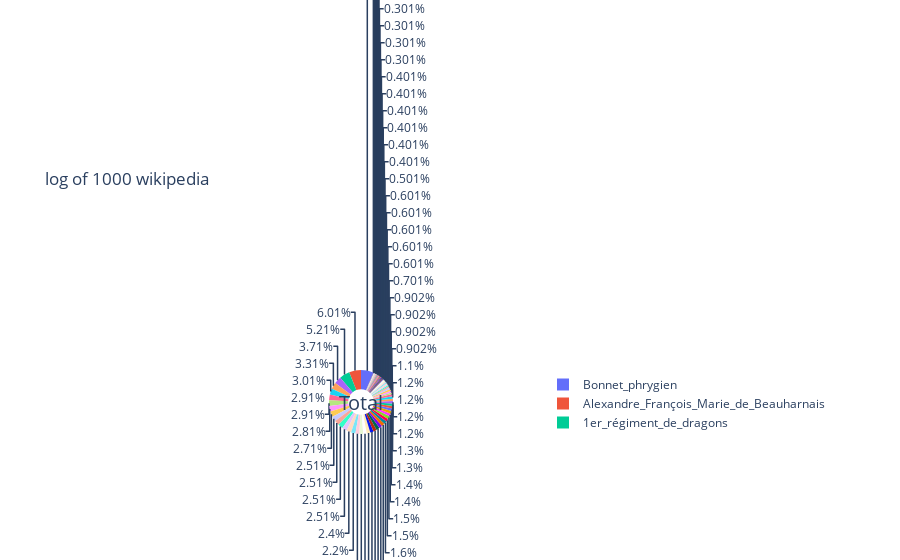

This figure's notebook cell:
### Code cell
import chart_studio.plotly as py
from plotly.offline import init_notebook_mode, plot, iplot
import plotly.graph_objs as go 
init_notebook_mode(connected=True)
val=cot.Name
fig={ 'data':[{'values':cot.iloc[:, 1], 'labels':val, 'name':'Name','hoverinfo':'label+percent+name'
            , 'hole':.4, 'type':'pie'}],
     'layout':{
         'title':"log of 1000 wikipedia", 'annotations':[{'font':{'size': 20}, 'showarrow':False,'text':'Total',
                                'x': .5,'y': .5}]
     }
}
iplot(fig)

### Figure 1 — Plotly figure (JSON) as saved in the notebook; plotly's stock layout.template omitted (floating-point values rounded to 4 significant figures)
{"data": [{"hole": 0.4, "hoverinfo": "label+percent+name", "labels": ["Bonnet_phrygien", "Alexandre_François_Marie_de_Beauharnais", "1er_régiment_de_dragons", "Bataille_de_Cholet", "Carle_Vernet", "Coup_d'État_du_18_fructidor_an_V", "Caroline_chérie_(1951)", "Club_de_1789", "Camille_Borghèse", "Adoption_par_Louis_XVI_de_la_cocarde_tricolore", "Affaire_Réveillon", "André_Joseph_Abrial", "12e_régiment_de_hussards", "10e_régiment_de_hussards", "13e_régiment_de_hussards", "Complot_révolutionnaire_nantais_contre_les_modérés", "Bien_national", "Citoyen_actif", "Complot_de_l'Œillet", "11e_régiment_de_hussards_(France)", "Corps_législatif_(Consulat_et_Premier_Empire)", "Affaire_de_Nancy", "Augustin-Jean-Charles_Clément", "Contributions_directes", "Armée_de_l'Ouest", "Charles_Antoine_Chasset", "Bon_Albert_Briois_de_Beaumetz", "Conspiration_des_poignards", "Achille_Libéral_Treilhard", "Chouans_!", "Cocarde_tricolore", "Affaire_du_camp_de_Grenelle", "Ci-devant", "Conseil_exécutif_(Révolution_française)", "Accapareurs", "Comité_ecclésiastique", "Benjamin_Zix", "Conspiration_de_Bicêtre", "Club_des_Impartiaux", "Club_de_Salm", "Certificat_de_civisme", "Comité_d'instruction_publique", "Coup_d'État_du_30_prairial_an_VII_(18_juin_1799)", "Complot_de_Charenton", "Lassouras", "Auguste_Marie_Raymond_d'Arenberg", "Antoine_Banassat", "Blancs_(Révolution_française)", "Ilitch", "gorille", "Pied-bot", "Fontes", "5", "72", "Baiser_Lamourette", "Loi_du_28_pluviôse_an_VIII", "Antoine_François_Péré", "brivet", "Appel_nominal", "Antoine_Alexandre_Hanicque", "Berardan", "Moniot", "K", "the", "Nguyen", "Hocevar", "gonzo", "Cormier", "Crépeau", "Danielzik", "Keats", "Cigale", "Mielot", "1", "M", "le", "Banqueroute_des_deux_tiers", "Schneider", "Morand", "lapin", "113", "Kintaro"], "name": "Name", "type": "pie", "values": [63, 60, 52, 37, 33, 30, 29, 29, 28, 27, 25, 25, 25, 25, 24, 22, 20, 19, 18, 18, 17, 17, 17, 16, 16, 16, 15, 15, 14, 14, 13, 13, 12, 12, 12, 12, 11, 9, 9, 9, 9, 7, 6, 6, 6, 6, 6, 5, 4, 4, 4, 4, 4, 4, 3, 3, 3, 3, 3, 3, 2, 2, 2, 2, 2, 1, 1, 1, 1, 1, 1, 1, 1, 1, 1, 1, 1, 1, 1, 1, 1, 1]}], "layout": {"annotations": [{"font": {"size": 20}, "showarrow": false, "text": "Total", "x": 0.5, "y": 0.5}], "title": {"text": "log of 1000 wikipedia"}}}
